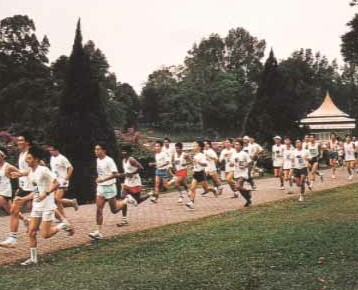
%> input picture Lab2 /macritchie.jpg, 358 x 290 px
$ octave IngaleOmkar.m   (GNU Octave 9; MATLAB toolbox functions it lacks are replaced by stand-ins)
%> lines starting %> are read from the running program, lines starting %| are printed output that depends on the picture; in (x1, y1, x2, y2) boxes, pixels count from 0 and x2, y2 are one past the last pixel; in counts of white or black regions, pixels touching at a corner belong together; the program's own positions count from 1
### Lab2 /map.m
function dmap = map(img_l, img_r)
% Function to calculate and return the disparity map

[x, y] = size(img_l); % Both images have same size

dmap = ones(x - 10, y - 10);

for i = 6 : x - 5 % 6: 1 + floor(11/2)
    for j = 6 : y - 5 % 5: floor(11/2)
        cr = img_l(i - 5 : i + 5, j - 5 : j + 5);
        cl = rot90(cr, 2);
        minimum = j;
        difference = inf;

        % searching for similar pattern in the second image
        for k = max(6 , j -14) : j
            T = img_r(i - 5 : i + 5, k - 5 : k + 5);
            cr = rot90(T, 2);
            cv1 = conv2(T, cr);
            cv2 = conv2(T, cl);
            ssd = cv1(11, 11) - 2 * cv2(11, 11);

            if ssd < difference
                difference = ssd;
                minimum = k;
            end
        end
        dmap(i - 5, j - 5) = j - minimum;
    end
end

end

### Lab2 /IngaleOmkar.m
% 3.1 Edge Detection

% 3.1 (a) Download macritchie.jpg

P = imread("/Users/omkaringale/Desktop/Computer Vision/Assignments/" + ...
    "Lab2 Edges, Hough Lines, and Disparity/macritchie.jpg");
%> P is the input picture: size 290x358x3 uint8; mean R, G, B 133.3, 123.1, 109.7
P = rgb2gray(P);
%> P: size 290x358 uint8
imshow(P);

%%

% 3.1 (b) Sobel Masks

sobel_1 = [-1 0 1;
           -2 0 2;
           -1 0 1];

sobel_2 = [-1 -2 -1;
            0  0  0;
            1  2  1];

P_sobel1 = conv2(P, sobel_1);
imshow(uint8(P_sobel1));

P_sobel2 = conv2(P, sobel_2);
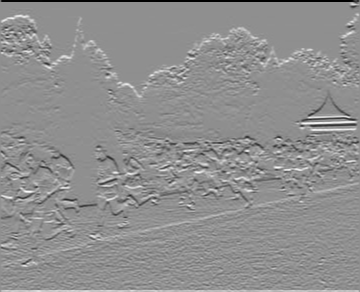
%> P_sobel2: size 292x360 double; min -996, max 774, mean 0; drawn with min black and max white
imshow(uint8(P_sobel2));

%%

% 3.1 (c) Combined Image through squaring

P_sobel1 = conv2(P, sobel_1);
P_sobel2 = conv2(P, sobel_2);
P2 = P_sobel1.^2 + P_sobel2.^2;
imshow(uint8(P2));

%%

% 3.1 (d) Threshold at value t

% t = 10000
P2_t10k = P2>10000;
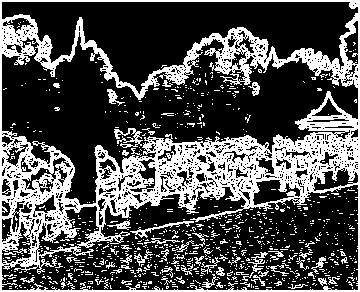
%> P2_t10k: size 292x360 logical; 30.8% white; 901 white regions (838 under 20 px), largest, box (x1, y1, x2, y2) and area: (0, 0, 360, 292) 26747, (114, 128, 143, 148) 242, (130, 221, 194, 238) 199
imshow(P2_t10k);
%%
% t = 20000
P2_t20k = P2>20000;
%> P2_t20k: size 292x360 logical; 22.1% white; 687 white regions (665 under 20 px), largest, box (x1, y1, x2, y2) and area: (0, 0, 360, 292) 20158, (78, 228, 122, 246) 175, (237, 45, 252, 78) 162
imshow(P2_t20k);
%%
% t = 40000
P2_t40k = P2>40000;
%> P2_t40k: size 292x360 logical; 15.5% white in thin lines or dots
imshow(P2_t40k);
%%
% t = 80000
P2_t80k = P2>80000;
%> P2_t80k: size 292x360 logical; 9.7% white in thin lines or dots
imshow(P2_t80k);
%%
% t = 100000
P2_t100k = P2>100000;
%> P2_t100k: size 292x360 logical; 8% white in thin lines or dots
imshow(P2_t100k);

%%

% 3.1 (e) Canny Edge Detection

tl=0.04;
th=0.1;
sigma=1.0;

E = edge(P,'canny' ,[tl th],sigma);
%> E: size 290x358 logical; 18.3% white in thin lines or dots
imshow(E);

%%

% 3.1 (e)(i)

sigmas = [1.0, 2.0, 3.0, 4.0, 5.0];

ES1 = edge(P,'canny' ,[tl th],sigmas(1));
imshow(ES1);
%%
ES2 = edge(P,'canny' ,[tl th],sigmas(2));
%> ES2: size 290x358 logical; 10.1% white in thin lines or dots
imshow(ES2);
%%
ES3 = edge(P,'canny' ,[tl th],sigmas(3));
%> ES3: size 290x358 logical; 6.6% white in thin lines or dots
imshow(ES3);
%%
ES4 = edge(P,'canny' ,[tl th],sigmas(4));
%> ES4: size 290x358 logical; 5.2% white in thin lines or dots
imshow(ES4);
%%
ES5 = edge(P,'canny' ,[tl th],sigmas(5));
%> ES5: size 290x358 logical; 4.3% white in thin lines or dots
imshow(ES5);

%%

% 3.1 (e)(ii)

tls = [0.01, 0.02, 0.03, 0.04, 0.05];

ETL1 = edge(P,'canny' ,[tls(1) th], sigma);
%> ETL1: size 290x358 logical; 19.8% white in thin lines or dots
imshow(ETL1);
%%
ETL2 = edge(P,'canny' ,[tls(2) th], sigma);
%> ETL2: size 290x358 logical; 19.6% white in thin lines or dots
imshow(ETL2);
%%
ETL3 = edge(P,'canny' ,[tls(3) th], sigma);
%> ETL3: size 290x358 logical; 19.1% white in thin lines or dots
imshow(ETL3);
%%
ETL4 = edge(P,'canny' ,[tls(4) th], sigma);
imshow(ETL4);
%%
ETL5 = edge(P,'canny' ,[tls(5) th], sigma);
%> ETL5: size 290x358 logical; 17.1% white in thin lines or dots
imshow(ETL5);

%%

% 3.2 Line Finding using Hough Transform

% 3.2 (a)

tl=0.04; th=0.1; sigma=1.0;

E = edge(P,'canny' ,[tl th],sigma);
imshow(E);

%%

% 3.2 (b)

[H, xp] = radon(E);
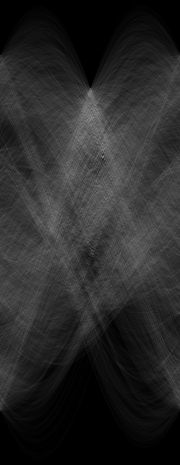
%> H: size 465x180 double; min 0, max 150.2, mean 40.9
%> xp = 465 values from -232 to 232
imshow(uint8(H));

%%

% 3.2 (c)

[H, xp] = radon(E);
imagesc(uint8(H));
colormap('default');
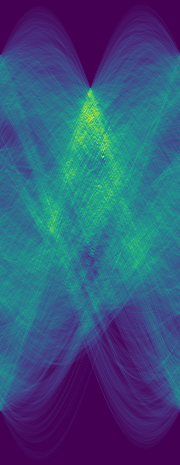
%> displayed picture: size 465x180x3, on the screen's scale of 0 to 255; mean R, G, B 54.3, 82.6, 124.9

%%

% 3.2 (d)

theta = 104;
radius = xp(157);
%> radius = -76
[A, B] = pol2cart(theta*pi/180, radius);
%> A = 18.39; B = -73.74
B = -B;
%> B = 73.74

%%
C = A * (A + 179) + B * (B + 145);
%> C = 19759.8

%%

% 3.2 (e)
xl = 0; xr = 357;
yl = (C - A * xl)/B;
%> yl = 268
yr = (C - A * xr)/B;
%> yr = 178.9

%%

% 3.2 (f)
imshow(P);
line([xl xr], [yl yr]);
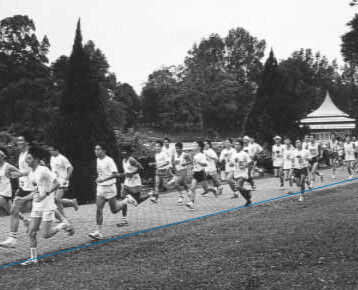
%> figure redrawn from the program's plot data

%%

% 3.3 3D Stereo

% 3.3 (b)

corridor_l = imread("/Users/omkaringale/Desktop/Computer Vision/" + ...
    "Assignments/Lab2 Edges, Hough Lines, and Disparity/corridorl.jpg");
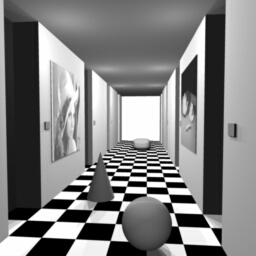
%> input picture Lab2 /corridorl.jpg, 256 x 256 px
%> corridor_l is the input picture: size 256x256x3 uint8; min 0, max 255, mean 127.8
corridor_l = rgb2gray(corridor_l);
%> corridor_l: size 256x256 uint8
imshow(corridor_l);

corridor_r = imread("/Users/omkaringale/Desktop/Computer Vision/" + ...
    "Assignments/Lab2 Edges, Hough Lines, and Disparity/corridorr.jpg");
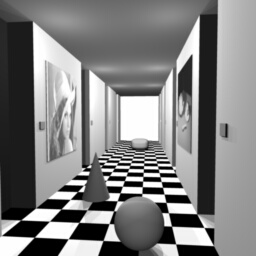
%> input picture Lab2 /corridorr.jpg, 256 x 256 px
%> corridor_r is the input picture: size 256x256x3 uint8; min 0, max 255, mean 128
corridor_r = rgb2gray(corridor_r);
%> corridor_r: size 256x256 uint8
imshow(corridor_r);

%%

% 3.3 (c)

D = map(corridor_l, corridor_r);
%> (the run ends here)
